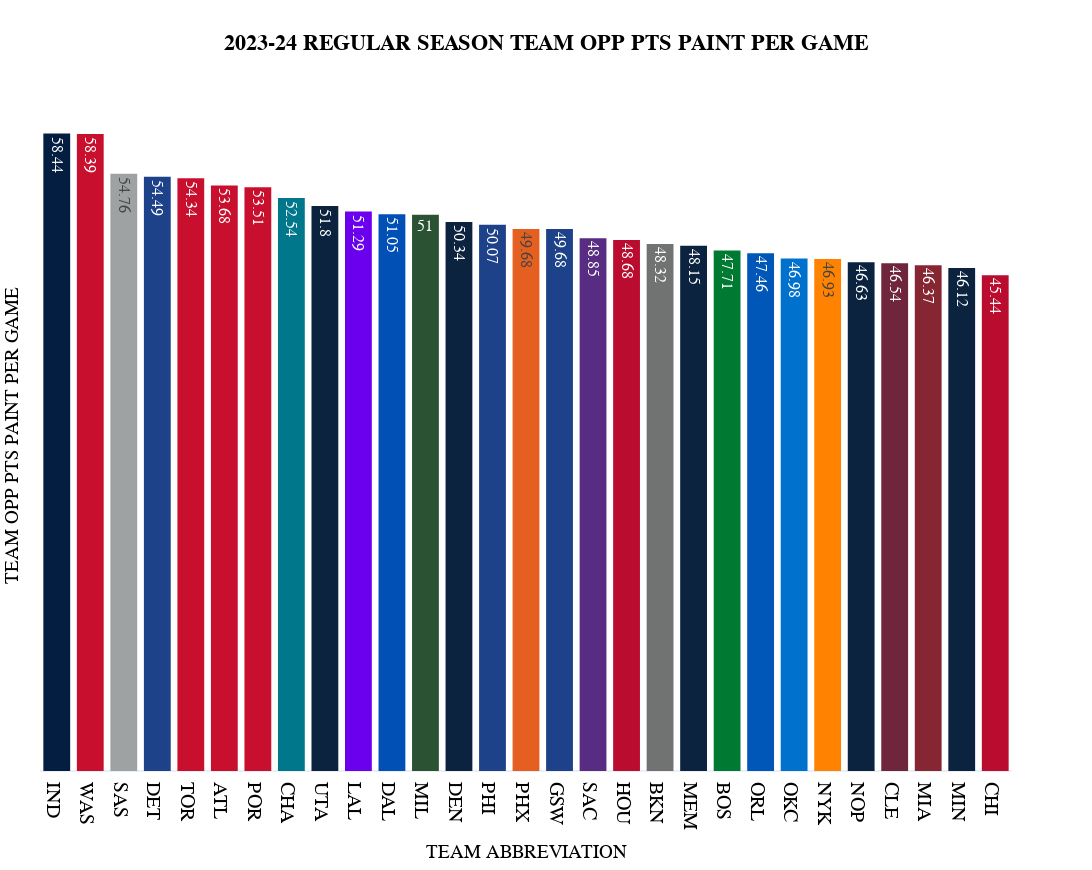

Notebook code for this chart:
### Code cell
fig = px.histogram(
  df_final.sort_values(by=sort_category, ascending=False), 
  x="TEAM ABBREVIATION", 
  y="{}".format(sort_category),
  color='TEAM_NAME',
  color_discrete_map=team_color_dict,    
  text_auto=True, 
  title="<b>2023-24 REGULAR SEASON TEAM {} PER GAME</b>".format(sort_category.replace('_', ' ')),
  template="plotly_white",
  hover_data=['TEAM ABBREVIATION', 'GP', 'W', 'L', 'W_PCT', 'MIN',
       'color', 'Season', 'DEF_RATING', 'DREB', 'DREB_PCT', 'STL', 'BLK',
       'OPP_PTS_OFF_TOV', 'OPP_PTS_2ND_CHANCE', 'OPP_PTS_FB', 'OPP_PTS_PAINT'], 
  height=870, 
  width=1750,
  )

fig.update_layout(
    title_x=0.5,
    hoverlabel=dict(
        bgcolor="white",
        font_size=15,
        font_family="PT Sans Narrow"
    ),
    yaxis = dict(tickfont = dict(size=35)),
    xaxis = dict(tickfont = dict(size=20)),
    font=dict(
        family="PT Sans Narrow",
        size=16,
        color="Black"
    ),
    title_font_family="PT Sans Narrow",
    showlegend=False,
    yaxis_title="TEAM {} PER GAME".format(sort_category.replace('_', ' ')),
    margin=dict(l=30),
)

fig.update_yaxes(showticklabels=False,showgrid=False)


fig

### Figure 1 — Plotly figure (JSON) as saved in the notebook; plotly's stock layout.template omitted (floating-point values rounded to 4 significant figures)
{"data": [{"alignmentgroup": "True", "bingroup": "x", "histfunc": "sum", "hovertemplate": "TEAM_NAME=Indiana Pacers<br>TEAM ABBREVIATION=%{x}<br>sum of OPP_PTS_PAINT=%{y}<extra></extra>", "legendgroup": "Indiana Pacers", "marker": {"color": "#041E42", "pattern": {"shape": ""}}, "name": "Indiana Pacers", "offsetgroup": "Indiana Pacers", "orientation": "v", "showlegend": true, "texttemplate": "%{value}", "type": "histogram", "x": ["IND"], "xaxis": "x", "y": [58.44], "yaxis": "y"}, {"alignmentgroup": "True", "bingroup": "x", "histfunc": "sum", "hovertemplate": "TEAM_NAME=Washington Wizards<br>TEAM ABBREVIATION=%{x}<br>sum of OPP_PTS_PAINT=%{y}<extra></extra>", "legendgroup": "Washington Wizards", "marker": {"color": "#C8102E", "pattern": {"shape": ""}}, "name": "Washington Wizards", "offsetgroup": "Washington Wizards", "orientation": "v", "showlegend": true, "texttemplate": "%{value}", "type": "histogram", "x": ["WAS"], "xaxis": "x", "y": [58.39], "yaxis": "y"}, {"alignmentgroup": "True", "bingroup": "x", "histfunc": "sum", "hovertemplate": "TEAM_NAME=San Antonio Spurs<br>TEAM ABBREVIATION=%{x}<br>sum of OPP_PTS_PAINT=%{y}<extra></extra>", "legendgroup": "San Antonio Spurs", "marker": {"color": "#9EA2A2", "pattern": {"shape": ""}}, "name": "San Antonio Spurs", "offsetgroup": "San Antonio Spurs", "orientation": "v", "showlegend": true, "texttemplate": "%{value}", "type": "histogram", "x": ["SAS"], "xaxis": "x", "y": [54.76], "yaxis": "y"}, {"alignmentgroup": "True", "bingroup": "x", "histfunc": "sum", "hovertemplate": "TEAM_NAME=Detroit Pistons<br>TEAM ABBREVIATION=%{x}<br>sum of OPP_PTS_PAINT=%{y}<extra></extra>", "legendgroup": "Detroit Pistons", "marker": {"color": "#1D4289", "pattern": {"shape": ""}}, "name": "Detroit Pistons", "offsetgroup": "Detroit Pistons", "orientation": "v", "showlegend": true, "texttemplate": "%{value}", "type": "histogram", "x": ["DET"], "xaxis": "x", "y": [54.49], "yaxis": "y"}, {"alignmentgroup": "True", "bingroup": "x", "histfunc": "sum", "hovertemplate": "TEAM_NAME=Toronto Raptors<br>TEAM ABBREVIATION=%{x}<br>sum of OPP_PTS_PAINT=%{y}<extra></extra>", "legendgroup": "Toronto Raptors", "marker": {"color": "#C8102E", "pattern": {"shape": ""}}, "name": "Toronto Raptors", "offsetgroup": "Toronto Raptors", "orientation": "v", "showlegend": true, "texttemplate": "%{value}", "type": "histogram", "x": ["TOR"], "xaxis": "x", "y": [54.34], "yaxis": "y"}, {"alignmentgroup": "True", "bingroup": "x", "histfunc": "sum", "hovertemplate": "TEAM_NAME=Atlanta Hawks<br>TEAM ABBREVIATION=%{x}<br>sum of OPP_PTS_PAINT=%{y}<extra></extra>", "legendgroup": "Atlanta Hawks", "marker": {"color": "#C8102E", "pattern": {"shape": ""}}, "name": "Atlanta Hawks", "offsetgroup": "Atlanta Hawks", "orientation": "v", "showlegend": true, "texttemplate": "%{value}", "type": "histogram", "x": ["ATL"], "xaxis": "x", "y": [53.68], "yaxis": "y"}, {"alignmentgroup": "True", "bingroup": "x", "histfunc": "sum", "hovertemplate": "TEAM_NAME=Portland Trail Blazers<br>TEAM ABBREVIATION=%{x}<br>sum of OPP_PTS_PAINT=%{y}<extra></extra>", "legendgroup": "Portland Trail Blazers", "marker": {"color": "#C8102E", "pattern": {"shape": ""}}, "name": "Portland Trail Blazers", "offsetgroup": "Portland Trail Blazers", "orientation": "v", "showlegend": true, "texttemplate": "%{value}", "type": "histogram", "x": ["POR"], "xaxis": "x", "y": [53.51], "yaxis": "y"}, {"alignmentgroup": "True", "bingroup": "x", "histfunc": "sum", "hovertemplate": "TEAM_NAME=Charlotte Hornets<br>TEAM ABBREVIATION=%{x}<br>sum of OPP_PTS_PAINT=%{y}<extra></extra>", "legendgroup": "Charlotte Hornets", "marker": {"color": "#00778B", "pattern": {"shape": ""}}, "name": "Charlotte Hornets", "offsetgroup": "Charlotte Hornets", "orientation": "v", "showlegend": true, "texttemplate": "%{value}", "type": "histogram", "x": ["CHA"], "xaxis": "x", "y": [52.54], "yaxis": "y"}, {"alignmentgroup": "True", "bingroup": "x", "histfunc": "sum", "hovertemplate": "TEAM_NAME=Utah Jazz<br>TEAM ABBREVIATION=%{x}<br>sum of OPP_PTS_PAINT=%{y}<extra></extra>", "legendgroup": "Utah Jazz", "marker": {"color": "#0C2340", "pattern": {"shape": ""}}, "name": "Utah Jazz", "offsetgroup": "Utah Jazz", "orientation": "v", "showlegend": true, "texttemplate": "%{value}", "type": "histogram", "x": ["UTA"], "xaxis": "x", "y": [51.8], "yaxis": "y"}, {"alignmentgroup": "True", "bingroup": "x", "histfunc": "sum", "hovertemplate": "TEAM_NAME=Los Angeles Lakers<br>TEAM ABBREVIATION=%{x}<br>sum of OPP_PTS_PAINT=%{y}<extra></extra>", "legendgroup": "Los Angeles Lakers", "marker": {"color": "#6a00ed", "pattern": {"shape": ""}}, "name": "Los Angeles Lakers", "offsetgroup": "Los Angeles Lakers", "orientation": "v", "showlegend": true, "texttemplate": "%{value}", "type": "histogram", "x": ["LAL"], "xaxis": "x", "y": [51.29], "yaxis": "y"}, {"alignmentgroup": "True", "bingroup": "x", "histfunc": "sum", "hovertemplate": "TEAM_NAME=Dallas Mavericks<br>TEAM ABBREVIATION=%{x}<br>sum of OPP_PTS_PAINT=%{y}<extra></extra>", "legendgroup": "Dallas Mavericks", "marker": {"color": "#0050B5", "pattern": {"shape": ""}}, "name": "Dallas Mavericks", "offsetgroup": "Dallas Mavericks", "orientation": "v", "showlegend": true, "texttemplate": "%{value}", "type": "histogram", "x": ["DAL"], "xaxis": "x", "y": [51.05], "yaxis": "y"}, {"alignmentgroup": "True", "bingroup": "x", "histfunc": "sum", "hovertemplate": "TEAM_NAME=Milwaukee Bucks<br>TEAM ABBREVIATION=%{x}<br>sum of OPP_PTS_PAINT=%{y}<extra></extra>", "legendgroup": "Milwaukee Bucks", "marker": {"color": "#2C5234", "pattern": {"shape": ""}}, "name": "Milwaukee Bucks", "offsetgroup": "Milwaukee Bucks", "orientation": "v", "showlegend": true, "texttemplate": "%{value}", "type": "histogram", "x": ["MIL"], "xaxis": "x", "y": [51], "yaxis": "y"}, {"alignmentgroup": "True", "bingroup": "x", "histfunc": "sum", "hovertemplate": "TEAM_NAME=Denver Nuggets<br>TEAM ABBREVIATION=%{x}<br>sum of OPP_PTS_PAINT=%{y}<extra></extra>", "legendgroup": "Denver Nuggets", "marker": {"color": "#0C2340", "pattern": {"shape": ""}}, "name": "Denver Nuggets", "offsetgroup": "Denver Nuggets", "orientation": "v", "showlegend": true, "texttemplate": "%{value}", "type": "histogram", "x": ["DEN"], "xaxis": "x", "y": [50.34], "yaxis": "y"}, {"alignmentgroup": "True", "bingroup": "x", "histfunc": "sum", "hovertemplate": "TEAM_NAME=Philadelphia 76ers<br>TEAM ABBREVIATION=%{x}<br>sum of OPP_PTS_PAINT=%{y}<extra></extra>", "legendgroup": "Philadelphia 76ers", "marker": {"color": "#1D4289", "pattern": {"shape": ""}}, "name": "Philadelphia 76ers", "offsetgroup": "Philadelphia 76ers", "orientation": "v", "showlegend": true, "texttemplate": "%{value}", "type": "histogram", "x": ["PHI"], "xaxis": "x", "y": [50.07], "yaxis": "y"}, {"alignmentgroup": "True", "bingroup": "x", "histfunc": "sum", "hovertemplate": "TEAM_NAME=Phoenix Suns<br>TEAM ABBREVIATION=%{x}<br>sum of OPP_PTS_PAINT=%{y}<extra></extra>", "legendgroup": "Phoenix Suns", "marker": {"color": "#e56020", "pattern": {"shape": ""}}, "name": "Phoenix Suns", "offsetgroup": "Phoenix Suns", "orientation": "v", "showlegend": true, "texttemplate": "%{value}", "type": "histogram", "x": ["PHX"], "xaxis": "x", "y": [49.68], "yaxis": "y"}, {"alignmentgroup": "True", "bingroup": "x", "histfunc": "sum", "hovertemplate": "TEAM_NAME=LA Clippers<br>TEAM ABBREVIATION=%{x}<br>sum of OPP_PTS_PAINT=%{y}<extra></extra>", "legendgroup": "LA Clippers", "marker": {"color": "#3860C6", "pattern": {"shape": ""}}, "name": "LA Clippers", "offsetgroup": "LA Clippers", "orientation": "v", "showlegend": true, "texttemplate": "%{value}", "type": "histogram", "x": [null], "xaxis": "x", "y": [49.68], "yaxis": "y"}, {"alignmentgroup": "True", "bingroup": "x", "histfunc": "sum", "hovertemplate": "TEAM_NAME=Golden State Warriors<br>TEAM ABBREVIATION=%{x}<br>sum of OPP_PTS_PAINT=%{y}<extra></extra>", "legendgroup": "Golden State Warriors", "marker": {"color": "#1D4289", "pattern": {"shape": ""}}, "name": "Golden State Warriors", "offsetgroup": "Golden State Warriors", "orientation": "v", "showlegend": true, "texttemplate": "%{value}", "type": "histogram", "x": ["GSW"], "xaxis": "x", "y": [49.68], "yaxis": "y"}, {"alignmentgroup": "True", "bingroup": "x", "histfunc": "sum", "hovertemplate": "TEAM_NAME=Sacramento Kings<br>TEAM ABBREVIATION=%{x}<br>sum of OPP_PTS_PAINT=%{y}<extra></extra>", "legendgroup": "Sacramento Kings", "marker": {"color": "#582C83", "pattern": {"shape": ""}}, "name": "Sacramento Kings", "offsetgroup": "Sacramento Kings", "orientation": "v", "showlegend": true, "texttemplate": "%{value}", "type": "histogram", "x": ["SAC"], "xaxis": "x", "y": [48.85], "yaxis": "y"}, {"alignmentgroup": "True", "bingroup": "x", "histfunc": "sum", "hovertemplate": "TEAM_NAME=Houston Rockets<br>TEAM ABBREVIATION=%{x}<br>sum of OPP_PTS_PAINT=%{y}<extra></extra>", "legendgroup": "Houston Rockets", "marker": {"color": "#BA0C2F", "pattern": {"shape": ""}}, "name": "Houston Rockets", "offsetgroup": "Houston Rockets", "orientation": "v", "showlegend": true, "texttemplate": "%{value}", "type": "histogram", "x": ["HOU"], "xaxis": "x", "y": [48.68], "yaxis": "y"}, {"alignmentgroup": "True", "bingroup": "x", "histfunc": "sum", "hovertemplate": "TEAM_NAME=Brooklyn Nets<br>TEAM ABBREVIATION=%{x}<br>sum of OPP_PTS_PAINT=%{y}<extra></extra>", "legendgroup": "Brooklyn Nets", "marker": {"color": "#707372", "pattern": {"shape": ""}}, "name": "Brooklyn Nets", "offsetgroup": "Brooklyn Nets", "orientation": "v", "showlegend": true, "texttemplate": "%{value}", "type": "histogram", "x": ["BKN"], "xaxis": "x", "y": [48.32], "yaxis": "y"}, {"alignmentgroup": "True", "bingroup": "x", "histfunc": "sum", "hovertemplate": "TEAM_NAME=Memphis Grizzlies<br>TEAM ABBREVIATION=%{x}<br>sum of OPP_PTS_PAINT=%{y}<extra></extra>", "legendgroup": "Memphis Grizzlies", "marker": {"color": "#0C2340", "pattern": {"shape": ""}}, "name": "Memphis Grizzlies", "offsetgroup": "Memphis Grizzlies", "orientation": "v", "showlegend": true, "texttemplate": "%{value}", "type": "histogram", "x": ["MEM"], "xaxis": "x", "y": [48.15], "yaxis": "y"}, {"alignmentgroup": "True", "bingroup": "x", "histfunc": "sum", "hovertemplate": "TEAM_NAME=Boston Celtics<br>TEAM ABBREVIATION=%{x}<br>sum of OPP_PTS_PAINT=%{y}<extra></extra>", "legendgroup": "Boston Celtics", "marker": {"color": "#007A33", "pattern": {"shape": ""}}, "name": "Boston Celtics", "offsetgroup": "Boston Celtics", "orientation": "v", "showlegend": true, "texttemplate": "%{value}", "type": "histogram", "x": ["BOS"], "xaxis": "x", "y": [47.71], "yaxis": "y"}, {"alignmentgroup": "True", "bingroup": "x", "histfunc": "sum", "hovertemplate": "TEAM_NAME=Orlando Magic<br>TEAM ABBREVIATION=%{x}<br>sum of OPP_PTS_PAINT=%{y}<extra></extra>", "legendgroup": "Orlando Magic", "marker": {"color": "#0057B7", "pattern": {"shape": ""}}, "name": "Orlando Magic", "offsetgroup": "Orlando Magic", "orientation": "v", "showlegend": true, "texttemplate": "%{value}", "type": "histogram", "x": ["ORL"], "xaxis": "x", "y": [47.46], "yaxis": "y"}, {"alignmentgroup": "True", "bingroup": "x", "histfunc": "sum", "hovertemplate": "TEAM_NAME=Oklahoma City Thunder<br>TEAM ABBREVIATION=%{x}<br>sum of OPP_PTS_PAINT=%{y}<extra></extra>", "legendgroup": "Oklahoma City Thunder", "marker": {"color": "#0072CE", "pattern": {"shape": ""}}, "name": "Oklahoma City Thunder", "offsetgroup": "Oklahoma City Thunder", "orientation": "v", "showlegend": true, "texttemplate": "%{value}", "type": "histogram", "x": ["OKC"], "xaxis": "x", "y": [46.98], "yaxis": "y"}, {"alignmentgroup": "True", "bingroup": "x", "histfunc": "sum", "hovertemplate": "TEAM_NAME=New York Knicks<br>TEAM ABBREVIATION=%{x}<br>sum of OPP_PTS_PAINT=%{y}<extra></extra>", "legendgroup": "New York Knicks", "marker": {"color": "#FF8200", "pattern": {"shape": ""}}, "name": "New York Knicks", "offsetgroup": "New York Knicks", "orientation": "v", "showlegend": true, "texttemplate": "%{value}", "type": "histogram", "x": ["NYK"], "xaxis": "x", "y": [46.93], "yaxis": "y"}, {"alignmentgroup": "True", "bingroup": "x", "histfunc": "sum", "hovertemplate": "TEAM_NAME=New Orleans Pelicans<br>TEAM ABBREVIATION=%{x}<br>sum of OPP_PTS_PAINT=%{y}<extra></extra>", "legendgroup": "New Orleans Pelicans", "marker": {"color": "#0C2340", "pattern": {"shape": ""}}, "name": "New Orleans Pelicans", "offsetgroup": "New Orleans Pelicans", "orientation": "v", "showlegend": true, "texttemplate": "%{value}", "type": "histogram", "x": ["NOP"], "xaxis": "x", "y": [46.63], "yaxis": "y"}, {"alignmentgroup": "True", "bingroup": "x", "histfunc": "sum", "hovertemplate": "TEAM_NAME=Cleveland Cavaliers<br>TEAM ABBREVIATION=%{x}<br>sum of OPP_PTS_PAINT=%{y}<extra></extra>", "legendgroup": "Cleveland Cavaliers", "marker": {"color": "#6F263D", "pattern": {"shape": ""}}, "name": "Cleveland Cavaliers", "offsetgroup": "Cleveland Cavaliers", "orientation": "v", "showlegend": true, "texttemplate": "%{value}", "type": "histogram", "x": ["CLE"], "xaxis": "x", "y": [46.54], "yaxis": "y"}, {"alignmentgroup": "True", "bingroup": "x", "histfunc": "sum", "hovertemplate": "TEAM_NAME=Miami Heat<br>TEAM ABBREVIATION=%{x}<br>sum of OPP_PTS_PAINT=%{y}<extra></extra>", "legendgroup": "Miami Heat", "marker": {"color": "#862633", "pattern": {"shape": ""}}, "name": "Miami Heat", "offsetgroup": "Miami Heat", "orientation": "v", "showlegend": true, "texttemplate": "%{value}", "type": "histogram", "x": ["MIA"], "xaxis": "x", "y": [46.37], "yaxis": "y"}, {"alignmentgroup": "True", "bingroup": "x", "histfunc": "sum", "hovertemplate": "TEAM_NAME=Minnesota Timberwolves<br>TEAM ABBREVIATION=%{x}<br>sum of OPP_PTS_PAINT=%{y}<extra></extra>", "legendgroup": "Minnesota Timberwolves", "marker": {"color": "#0C2340", "pattern": {"shape": ""}}, "name": "Minnesota Timberwolves", "offsetgroup": "Minnesota Timberwolves", "orientation": "v", "showlegend": true, "texttemplate": "%{value}", "type": "histogram", "x": ["MIN"], "xaxis": "x", "y": [46.12], "yaxis": "y"}, {"alignmentgroup": "True", "bingroup": "x", "histfunc": "sum", "hovertemplate": "TEAM_NAME=Chicago Bulls<br>TEAM ABBREVIATION=%{x}<br>sum of OPP_PTS_PAINT=%{y}<extra></extra>", "legendgroup": "Chicago Bulls", "marker": {"color": "#BA0C2F", "pattern": {"shape": ""}}, "name": "Chicago Bulls", "offsetgroup": "Chicago Bulls", "orientation": "v", "showlegend": true, "texttemplate": "%{value}", "type": "histogram", "x": ["CHI"], "xaxis": "x", "y": [45.44], "yaxis": "y"}], "layout": {"barmode": "relative", "font": {"color": "Black", "family": "PT Sans Narrow", "size": 16}, "height": 870, "hoverlabel": {"bgcolor": "white", "font": {"family": "PT Sans Narrow", "size": 15}}, "legend": {"title": {"text": "TEAM_NAME"}, "tracegroupgap": 0}, "margin": {"l": 30}, "showlegend": false, "title": {"font": {"family": "PT Sans Narrow"}, "text": "<b>2023-24 REGULAR SEASON TEAM OPP PTS PAINT PER GAME</b>", "x": 0.5}, "width": 1750, "xaxis": {"anchor": "y", "domain": [0, 1], "tickfont": {"size": 20}, "title": {"text": "TEAM ABBREVIATION"}}, "yaxis": {"anchor": "x", "domain": [0, 1], "showgrid": false, "showticklabels": false, "tickfont": {"size": 35}, "title": {"text": "TEAM OPP PTS PAINT PER GAME"}}}}
